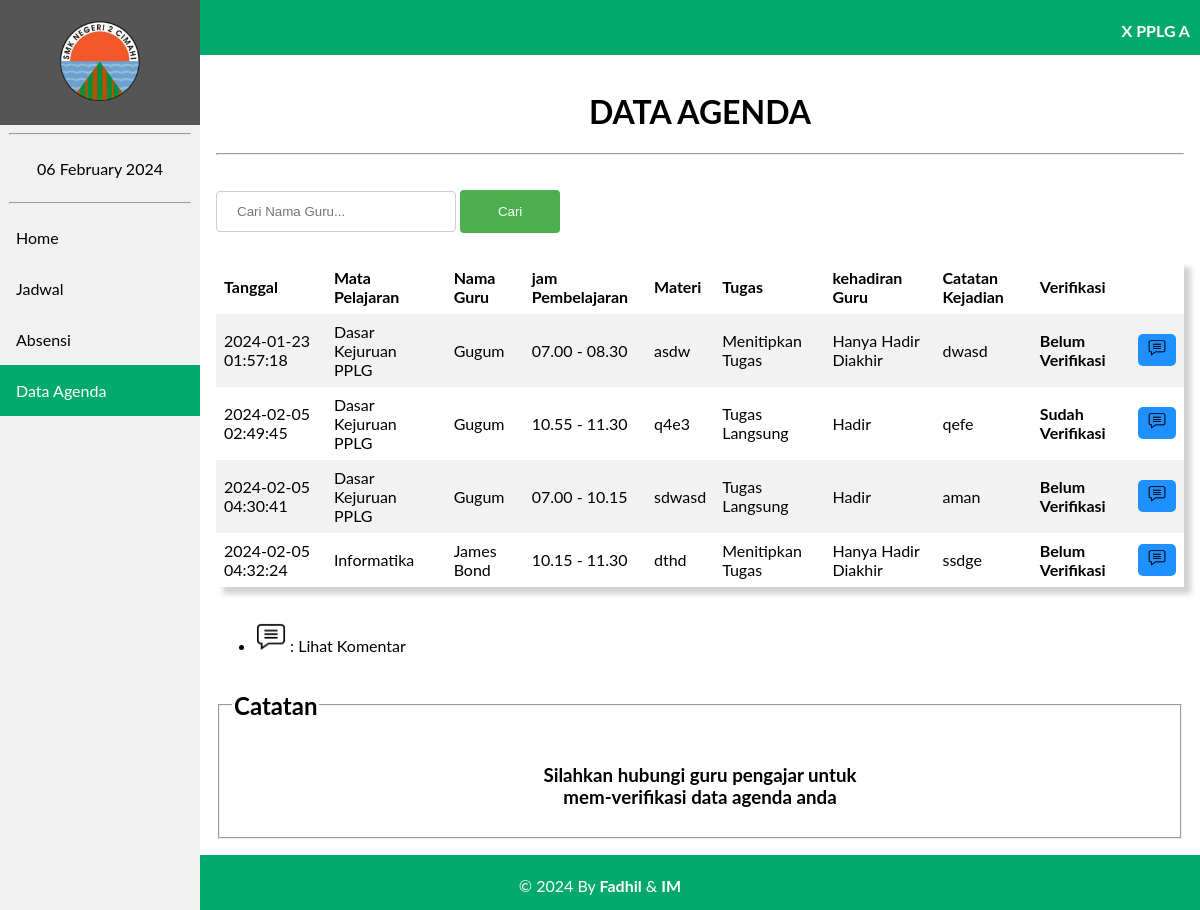
The app's page /agenda/tampil_agenda.php?id=P10001, older data.
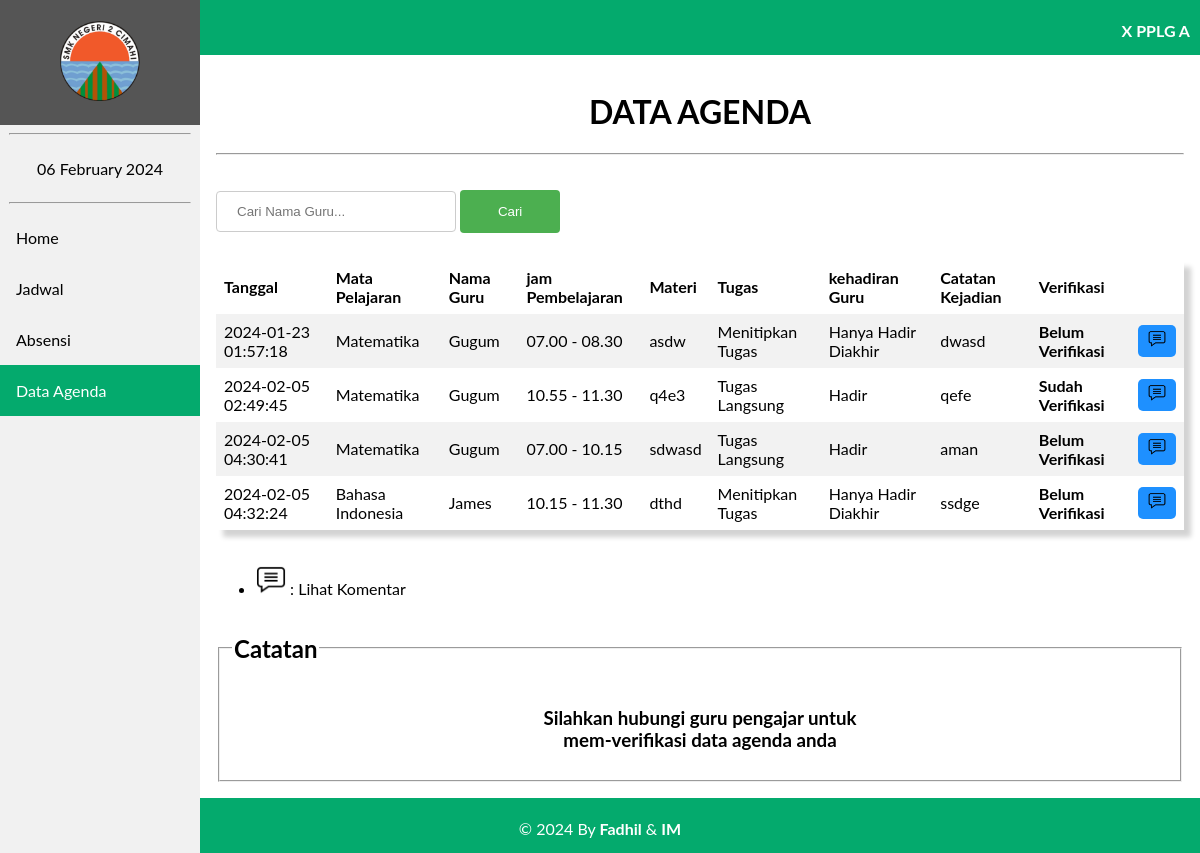
The same page, newer data.
### tables this page shows
CREATE TABLE `tb_agenda` (
  `id_agenda` int(11) NOT NULL,
  `tgl` timestamp NOT NULL DEFAULT current_timestamp() ON UPDATE current_timestamp(),
  `jam_masuk` varchar(50) NOT NULL,
  `jam_selesai` varchar(50) NOT NULL,
  `nip` varchar(18) NOT NULL,
  `id_kelas` varchar(6) NOT NULL,
  `id_mapel` varchar(6) NOT NULL,
  `tugas` enum('Tugas Langsung','Menitipkan Tugas','Tidak Ada Tugas') NOT NULL,
  `materi` varchar(200) NOT NULL,
  `evaluasi` varchar(200) NOT NULL,
  `kehadiran` enum('Hadir','Tidak Hadir','Hanya Hadir Diakhir','Hanya Hadir Diawal') NOT NULL,
  `verifikasi` varchar(50) NOT NULL,
  `comment` text NOT NULL
);

CREATE TABLE `tb_mapel` (
  `id_mapel` varchar(6) NOT NULL,
  `nama_mapel` varchar(70) NOT NULL
);

CREATE TABLE `tb_guru` (
  `nip` varchar(18) NOT NULL,
  `id_mapel` varchar(6) NOT NULL,
  `nama_guru` varchar(100) NOT NULL,
  `password` varchar(100) NOT NULL,
  `role` int(11) NOT NULL
);

### agenda/tampil_agenda.php (the view, shortened to what this page needs)
<?php
    include 'koneksi.php';
    $kelas = $_GET['id'];
    $sql = "SELECT tb_agenda.id_agenda, tb_mapel.nama_mapel, tb_agenda.materi, tb_agenda.tugas, tb_guru.nama_guru, tb_agenda.kehadiran,
            tb_agenda.tgl, tb_agenda.evaluasi, tb_agenda.verifikasi, tb_agenda.jam_masuk, tb_agenda.jam_selesai FROM tb_agenda INNER JOIN tb_mapel ON tb_agenda.id_mapel = tb_mapel.id_mapel
            INNER JOIN tb_guru ON tb_agenda.nip = tb_guru.nip WHERE tb_agenda.id_kelas='$kelas'";
    $level = mysqli_query($Conn, $sql);
    $sql1 = "SELECT * FROM tb_kelas WHERE id_kelas='$kelas'";
    $k = mysqli_query($Conn,$sql1);
?>
<!DOCTYPE html>
<html>
<head>
    <link rel="stylesheet" href="navbar.css">
<body>
    <header>
        <div class="sidebar">
            <a href="beranda.php?id=<?= $kelas ?>"><center><img src="image/2cmi.PNG" style="width: 80px; padding: 5px;"></center></a>
            <hr  style="width: 90%;">
            <center><a href="#"><?= date("d F Y"); ?></a></center>
            <hr  style="width: 90%;">
            <a href="beranda.php?id=<?= $kelas ?>">Home</a>
            <a href="data_agenda.php?id=<?= $kelas ?>">Jadwal</a>
            <a href="absensi.php?id=<?= $kelas ?>">Absensi</a>
            <a class="active" href="tampil_agenda.php?id=<?= $kelas ?>">Data Agenda</a>
        </div>
    </header>
    <div class="head">
        <?php
            foreach($k as $nama){ ?>
            <p style="margin-right: 10px;"><b><?= $nama['nama_kelas'] ?></b></p>
          <?php
            }
          ?>
    </div>
    <div class="content">
    <center>
<h1>DATA AGENDA</h1><hr> </center>
<br>
<form action="search1.php" method="POST">
    <input type="text" name="search" placeholder="Cari Nama Guru...">
    <input type="submit" name="submit" value="Cari">
</form><br>
<center>
<table style="box-shadow: 7px 7px 5px lightgrey;">
        <tr>
            <th>Tanggal</th>
            <th>Mata Pelajaran</th>
            <th>Nama Guru</th>
            <th>jam Pembelajaran</th>
            <th>Materi</th>
            <th>Tugas </th>
            <th>kehadiran Guru</th>
            <th>Catatan Kejadian </th>
            <th colspan="2">Verifikasi</th>
        </tr>
    <?php foreach ($level as $row) : ?>
            <tr>
                <td><?= $row["tgl"];?></td>
                <td><?= $row["nama_mapel"];?></td>
                <td><?= $row["nama_guru"];?></td>
                <td><?= $row["jam_masuk"]." - ".$row['jam_selesai'];?></td>
                <td><?= $row["materi"];?></td>
                <td><?= $row["tugas"];?></td>
                <td><?= $row["kehadiran"];?></td>
                <td><?= $row["evaluasi"];?></td>
                <td><b><?= $row["verifikasi"];?></b></td>
                <td><a href="lihat_comment.php?id=<?= $kelas; ?>&a=<?= $row["id_agenda"]; ?>" style="text-decoration: none;""><button class="btn"><img src="image/comment.PNG" width="18px"></button></a></td>
            </tr>
            <?php endforeach ;
            ?>
</table>
    </center><br>
<ul>
    <li>
        <img src="image/comment.PNG" width="30px"> :
        Lihat Komentar
    </li>
</ul>
<center>
<fieldset><legend><h2>Catatan</h2></legend>
<h3>Silahkan hubungi guru pengajar untuk<br>mem-verifikasi data agenda anda</h2>
</fieldset>
</center>
</div>
<div class="footer">
        <p>&copy; 2024 By <b>Fadhil</b> & <b>IM</b></p>
    </div>

Row changes from the older to the newer data that the page shows:
changed through a linked row, tb_agenda "asdw": id_mapel.nama_mapel "Dasar Kejuruan PPLG" → "Matematika"
changed through a linked row, tb_agenda "qefe": id_mapel.nama_mapel "Dasar Kejuruan PPLG" → "Matematika"
changed through a linked row, tb_agenda "sdwasd": id_mapel.nama_mapel "Dasar Kejuruan PPLG" → "Matematika"
changed through a linked row, tb_agenda "dthd": id_mapel.nama_mapel "Informatika" → "Bahasa Indonesia"; nip.nama_guru "James Bond" → "James"
